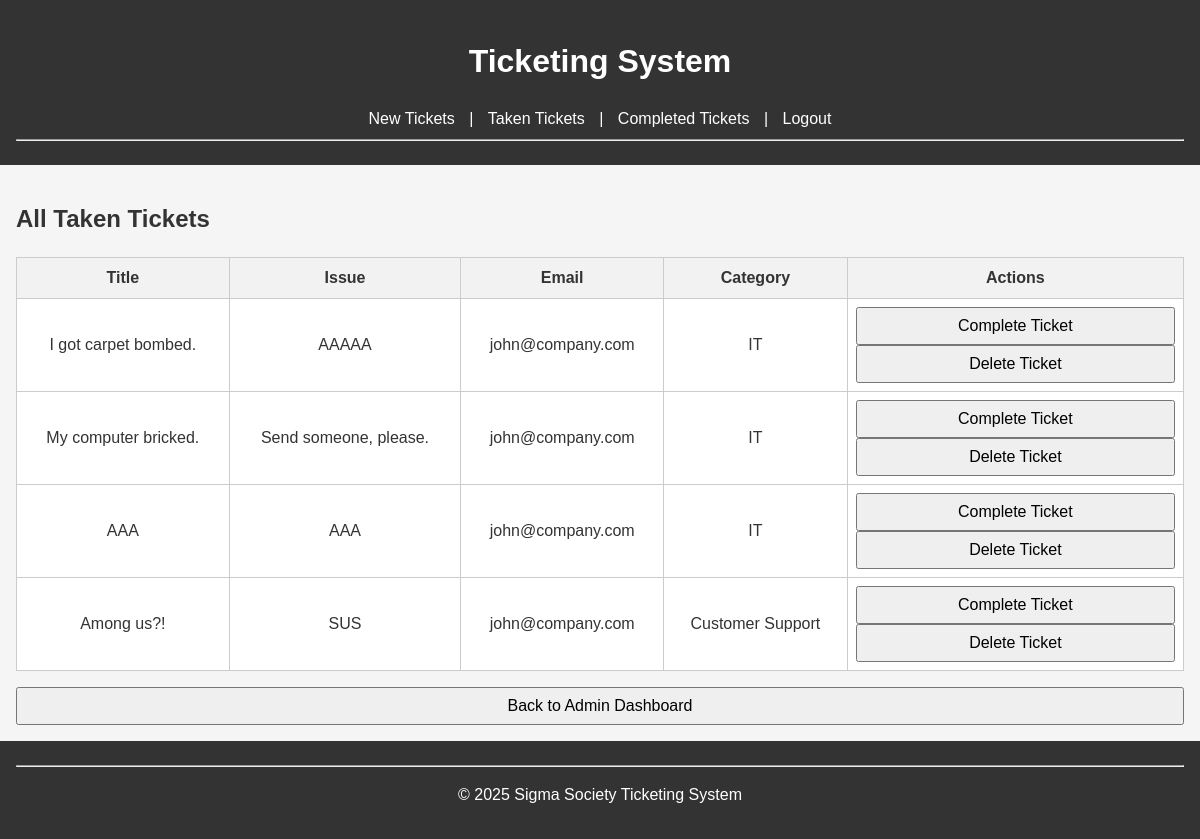
Page /admin/taken_tickets (signed in) on the committed database.
### tables this page shows
CREATE TABLE TakenTickets (
    id INTEGER PRIMARY KEY,
    name TEXT NOT NULL,
    ticket_title TEXT NOT NULL,
    ticket_issue TEXT NOT NULL,
    email TEXT NOT NULL,
    is_finished INTEGER DEFAULT 0,
    category_id INTEGER, taken_by INTEGER REFERENCES Admins(id),
    FOREIGN KEY (id) REFERENCES NewTickets(id),
    FOREIGN KEY (category_id) REFERENCES Categories(id)
);

CREATE TABLE Categories (
    id INTEGER PRIMARY KEY AUTOINCREMENT,
    name TEXT NOT NULL
);

### app.py (the view)
@app.route('/admin/taken_tickets')
def admin_taken_tickets():
    if not session.get('admin'):
        return redirect('/admin_login')
    conn = get_db_connection()
    tickets = conn.execute(
        '''SELECT tt.*, c.name as category_name
           FROM TakenTickets tt
           LEFT JOIN Categories c ON tt.category_id = c.id'''
    ).fetchall()
    conn.close()
    return render_template('taken_tickets.html', tickets=tickets)

### app.py (called while the page is built)
def get_db_connection():
    db = Path(__file__).parent/"tickets.db"
    conn = sqlite3.connect(db)
    conn.row_factory = sqlite3.Row
    return conn

### templates/taken_tickets.html
{% extends "base.html" %}
{% block content %}
<h2>All Taken Tickets</h2>
<table class="table table-striped">
    <thead>
        <tr>
            <th>Title</th>
            <th>Issue</th>
            <th>Email</th>
            <th>Category</th>
            <th>Actions</th>
        </tr>
    </thead>
    <tbody>
        {% for ticket in tickets %}
        <tr>
            <td data-label="Title">{{ ticket.ticket_title }}</td>
            <td data-label="Issue">{{ ticket.ticket_issue }}</td>
            <td data-label="Email">{{ ticket.email }}</td>
            <td data-label="Category">{{ ticket.category_name }}</td>
            <td data-label="Actions">
                <form method="POST" action="/mark_ticket_completed/{{ ticket.id }}" style="display:inline;">
                    <button type="submit" class="btn btn-success">Complete Ticket</button>
                </form>
                <form method="POST" action="/delete_ticket/{{ ticket.id }}" style="display:inline;">
                    <button type="submit" class="btn btn-danger">Delete Ticket</button>
                </form>
            </td>
        </tr>
        {% endfor %}
    </tbody>
</table>
<div style="margin-top: 1em;">
    <a href="{{ url_for('admin_dashboard') }}"><button>Back to Admin Dashboard</button></a>
</div>
{% endblock %}

### static/style.css (style rules this page uses)
body { font-family: Arial, sans-serif; margin: 0; padding: 0; line-height: 1.5; background-color: #f5f5f5; color: #333; }
table { width: 100%; border-collapse: collapse; background-color: white; margin-bottom: 1em; }
th, td { border: 1px solid #ddd; padding: 8px; text-align: left; }
th { background-color: #f2f2f2; }
input, textarea, select, button { width: 100%; padding: 0.5rem; font-size: 1rem; }
table { width: 100%; border-collapse: collapse; }
table th, table td { border: 1px solid #ccc; padding: 0.5rem; text-align: center; }

### rows in the picture
TakenTickets: ticket_title "I got carpet bombed.", ticket_issue "AAAAA", email "john@company.com", category_name "IT"
TakenTickets: ticket_title "My computer bricked.", ticket_issue "Send someone, please.", email "john@company.com", category_name "IT"
TakenTickets: ticket_title "AAA", ticket_issue "AAA", email "john@company.com", category_name "IT"
TakenTickets: ticket_title "Among us?!", ticket_issue "SUS", email "john@company.com", category_name "Customer Support"

### other values in the picture
{{ current_year or "2025" }} "2025"
